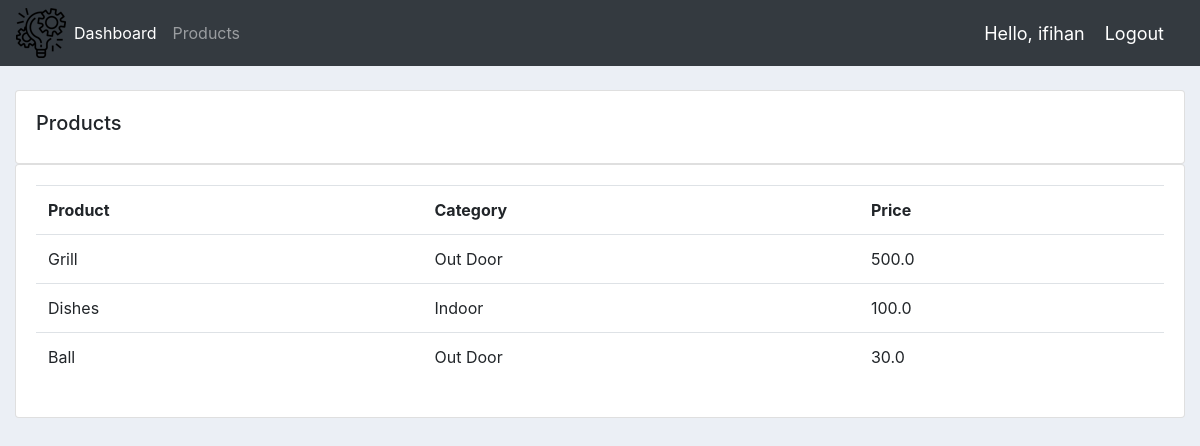
Screenshot of /products/ (signed in) with the database file from the repository.
### accounts/models.py (models this page shows, shortened)
class Product(models.Model):
    CATEGORY = (
        ('Indoor', 'Indoor'),
        ('Out Door', 'Out Door')
    )
    name = models.CharField(max_length=200, null=True)
    price = models.FloatField(null=True)
    category = models.CharField(max_length=200, null=True, choices=CATEGORY)
    description = models.CharField(max_length=200, null=True, blank=True)
    date_created = models.DateTimeField(auto_now_add=True, null=True)
    tags = models.ManyToManyField(Tag)

### accounts/decorators.py (the view)
		def wrapper_func(request, *args, **kwargs):
			group = None
			if request.user.groups.exists():
				group = request.user.groups.all()[0].name
			if group in allowed_roles:
				return view_func(request, *args, **kwargs)
			else:
				return HttpResponse('You are not authorized to view this page')

### accounts/views.py (called while the page is built)
@login_required(login_url='login')
@allowed_users(allowed_roles=['admin'])
def products(request):
    products = Product.objects.all()
    return render(request, 'accounts/products.html', {'products': products})

### accounts/templates/accounts/products.html
{%  extends 'accounts/main.html' %}
{% block content %}
		<br>
		<div class="row">
			<div class="col-md">
				<div class="card card-body">
					<h5>Products</h5>
				</div>
				<div class="card card-body">
					<table class="table">
						<tr>
							<th>Product</th>
							<th>Category</th>
							<th>Price</th>
						</tr>
						{% for i in products %}
							<tr>
								<td>{{ i.name }}</td>
								<td>{{ i.category }}</td>
								<td>{{ i.price }}</td>
							</tr>
						{% endfor %}
					</table>
				</div>
			</div>
		</div>
{% endblock content %}

### accounts/templates/accounts/navbar.html (shortened to what this page needs)
{% load static %}
<nav class="navbar navbar-expand-lg navbar-dark bg-dark">
    <img src="{% static 'images/logo.png' %}">
    <div class="collapse navbar-collapse" id="navbarNav">
      <ul class="navbar-nav">
        {% if request.user.is_staff %}
        <li class="nav-item active">
          <a class="nav-link" href="{% url 'home' %}">Dashboard</a>
        </li>
        <li class="nav-item">
          <a class="nav-link" href="{% url 'products' %}">Products</a>
        </li>
        {% else %}
        <li class="nav-item">
          <a class="nav-link" href="{% url 'account' %}">Settings</a>
        </li>
        {% endif %}
      </ul>
    </div>
    <span class="hello-msg">Hello, {{ request.user }}</span>
    <span><a class="hello-msg" href="{% url 'logout' %}">Logout</a></span>
  </nav>

### static/css/main.css (style rules this page uses)
body { background-color: #ebeff5; }

### accounts/templates/accounts/navbar.html (style rules this page uses)
.hello-msg { font-size: 18px; color: #fff; margin-right: 20px; }

### rows the page displays
Product: name "Grill", category "Out Door", price "500.0"
Product: name "Dishes", category "Indoor", price "100.0"
Product: name "Ball", category "Out Door", price "30.0"

### other values shown
{{ request.user }} "ifihan"
